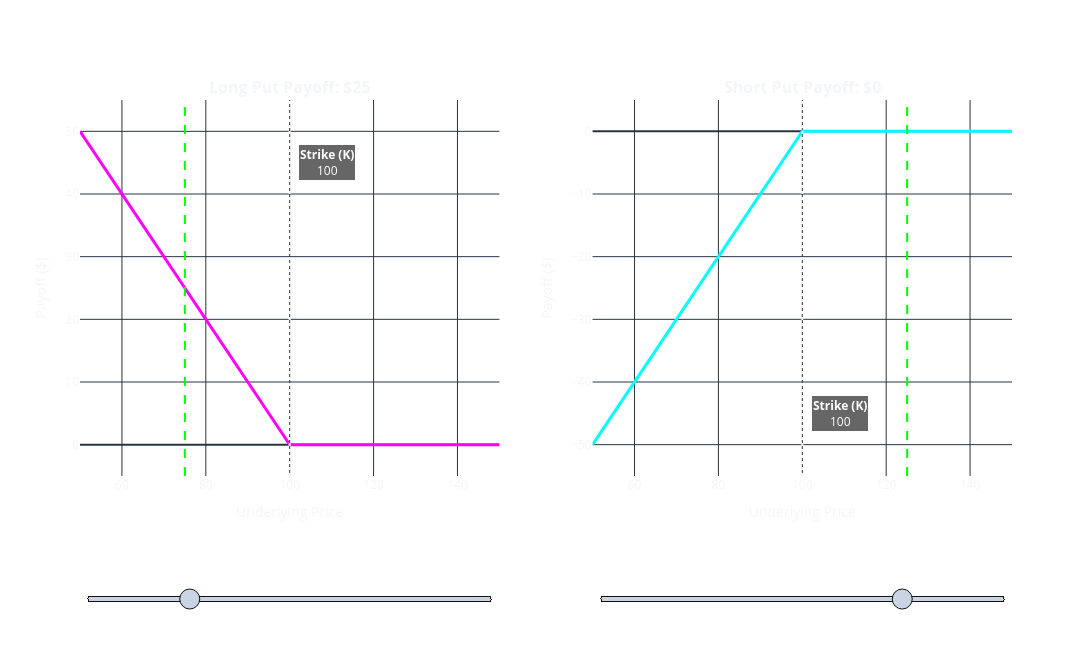

Notebook code for this chart:
### Markdown cell above
##### 1. ) 📈 European Option Contracts

European Option contract's have a well defined payoff at some time in the future $T$.

 $$
 \text{Put Payoff:} \qquad P_{T} = \max(K - S_{T},\, 0)
 $$

### Code cell
import numpy as np
import plotly.graph_objects as go
from plotly.subplots import make_subplots

# ==========================================
# --- 1. DATA GENERATION & MATH SETUP ---
# ==========================================
K = 100  # Strike Price
S = np.linspace(50, 150, 500)  # Range of Underlying Asset Prices

# Payoff Functions
long_put_payoff = np.maximum(K - S, 0)
short_put_payoff = -np.maximum(K - S, 0)

# Initial states for the sliders
initial_S_T_long = 75   # ITM Long Put
initial_S_T_short = 125 # OTM Short Put

initial_long_p = max(K - initial_S_T_long, 0)
initial_short_p = -max(K - initial_S_T_short, 0)

# Determine initial line colors
init_long_color = "#00ff00" if initial_S_T_long < K else "#ff0000"
# For a short put, a payoff of 0 is optimal (you keep the premium), negative is a loss
init_short_color = "#00ff00" if initial_S_T_short >= K else "#ff0000"

# ==========================================
# --- 2. FIGURE & TRACE INITIALIZATION ---
# ==========================================
fig = make_subplots(
    rows=1, cols=2, 
    horizontal_spacing=0.10,
    subplot_titles=[
        f"<b>Long Put Payoff: ${initial_long_p}</b>", 
        f"<b>Short Put Payoff: ${initial_short_p}</b>"
    ]
)

# Left Plot: Long Put Option Payoff (Magenta)
fig.add_trace(go.Scatter(x=S, y=long_put_payoff, mode='lines', 
                         line=dict(color='#ff00ff', width=3)), row=1, col=1)

# Right Plot: Short Put Option Payoff (Cyan)
fig.add_trace(go.Scatter(x=S, y=short_put_payoff, mode='lines', 
                         line=dict(color='#00ffff', width=3)), row=1, col=2)

# ==========================================
# --- 3. SHAPES (STATIC & DYNAMIC LINES) ---
# ==========================================
# Shape 0: Strike Price Line (Long Put)
fig.add_shape(type="line", x0=K, y0=-5, x1=K, y1=55, 
              line=dict(color="white", width=2, dash="dot"), row=1, col=1)
# Shape 1: Strike Price Line (Short Put)
fig.add_shape(type="line", x0=K, y0=-55, x1=K, y1=5, 
              line=dict(color="white", width=2, dash="dot"), row=1, col=2)

# Shape 2: Underlying at Expiration (Long Put) - Dynamic
fig.add_shape(type="line", x0=initial_S_T_long, y0=-5, x1=initial_S_T_long, y1=55, 
              line=dict(color=init_long_color, width=2, dash="dash"), row=1, col=1)
# Shape 3: Underlying at Expiration (Short Put) - Dynamic
fig.add_shape(type="line", x0=initial_S_T_short, y0=-55, x1=initial_S_T_short, y1=5, 
              line=dict(color=init_short_color, width=2, dash="dash"), row=1, col=2)


# ==========================================
# --- 4. SLIDER LOGIC ---
# ==========================================
long_steps = []
short_steps = []

for st in range(50, 151):
    # Long Put Logic (ITM if S_T < K)
    long_p = max(K - st, 0)
    long_color = "#00ff00" if st < K else "#ff0000"
    long_steps.append(dict(
        method="relayout",
        args=[{
            "shapes[2].x0": st,
            "shapes[2].x1": st,
            "shapes[2].line.color": long_color,
            "annotations[0].text": f"<b>Long Put Payoff: ${long_p}</b>"
        }],
        label=str(st)
    ))

    # Short Put Logic (Loss if S_T < K)
    short_p = -max(K - st, 0)
    short_color = "#00ff00" if st >= K else "#ff0000"
    short_steps.append(dict(
        method="relayout",
        args=[{
            "shapes[3].x0": st,
            "shapes[3].x1": st,
            "shapes[3].line.color": short_color,
            "annotations[1].text": f"<b>Short Put Payoff: ${short_p}</b>"
        }],
        label=str(st)
    ))

sliders = [
    # Long Put Slider (Left Side)
    dict(
        active=initial_S_T_long - 50,
        currentvalue={"prefix": "Long Underlying ($): ", "font": {"color": "white"}},
        pad={"t": 30},
        x=0.0, y=-0.15, len=0.45, xanchor="left", yanchor="top",
        steps=long_steps,
        font=dict(color="white")
    ),
    # Short Put Slider (Right Side)
    dict(
        active=initial_S_T_short - 50,
        currentvalue={"prefix": "Short Underlying ($): ", "font": {"color": "white"}},
        pad={"t": 30},
        x=0.55, y=-0.15, len=0.45, xanchor="left", yanchor="top",
        steps=short_steps,
        font=dict(color="white")
    )
]

# ==========================================
# --- 5. LAYOUT & ANNOTATIONS ---
# ==========================================
fig.update_layout(
    height=650, width=1100,
    margin=dict(b=150), # Add bottom margin to fit sliders
    template="plotly_dark",
    plot_bgcolor='rgba(0,0,0,0)', paper_bgcolor='rgba(0,0,0,0)',
    showlegend=False,
    sliders=sliders
)

# Update Axes (Note: Short put requires a negative y-axis range)
fig.update_xaxes(title_text='Underlying Price', range=[50, 150], row=1, col=1)
fig.update_yaxes(title_text='Payoff ($)', range=[-5, 55], row=1, col=1)

fig.update_xaxes(title_text='Underlying Price', range=[50, 150], row=1, col=2)
fig.update_yaxes(title_text='Payoff ($)', range=[-55, 5], row=1, col=2)

# Strike Annotations
fig.add_annotation(text="<b>Strike (K)</b><br>100", row=1, col=1, 
                   x=K+2, y=45, showarrow=False, xanchor="left",
                   font=dict(color="white"), bgcolor="rgba(0,0,0,0.6)", bordercolor="white", borderwidth=1)

fig.add_annotation(text="<b>Strike (K)</b><br>100", row=1, col=2, 
                   x=K+2, y=-45, showarrow=False, xanchor="left",
                   font=dict(color="white"), bgcolor="rgba(0,0,0,0.6)", bordercolor="white", borderwidth=1)

fig.show()
